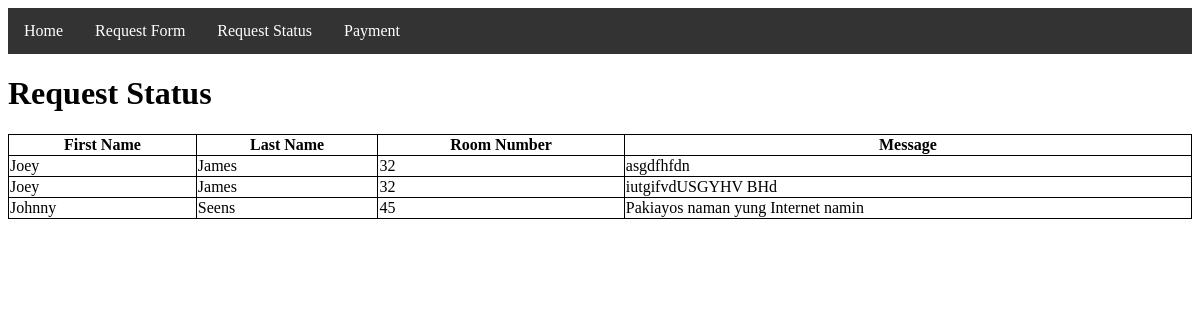
The page /status.php on the database its author committed.
### tables this page shows
CREATE TABLE `tenant_accounts` (
  `tenantID` int(11) NOT NULL AUTO_INCREMENT,
  `firstName` varchar(50) NOT NULL,
  `lastName` varchar(50) NOT NULL,
  `roomNumber` varchar(11) NOT NULL,
  PRIMARY KEY (`tenantID`)
);

CREATE TABLE `tenant_request` (
  `roomNumber` int(11) NOT NULL,
  `message` varchar(2000) NOT NULL
);

### status.php (the view, shortened to what this page needs)
<?php
include_once 'dbase.php';
$result = mysqli_query($conn, "SELECT tenant_accounts.firstname, tenant_accounts.lastName,tenant_accounts.roomNumber, tenant_request.message from tenant_accounts INNER JOIN tenant_request ON tenant_accounts.roomNumber = tenant_request.roomNumber;");
?>
<!DOCTYPE html>
<html>
<head>
</head>
<body>
<ul>
  <li><a class="active" href="index.html">Home</a></li>
  <li><a href="input.php">Request Form</a></li>
  <li><a href="status.php">Request Status</a></li>
  <li><a href="payment.php">Payment</a></li>
</ul>
<h1>Request Status</h1>
    <?php
    if (mysqli_num_rows($result) > 0){
    ?>
    <table style="width: 100%">
    <tr>
        <th>First Name</th>
		<th>Last Name</th>
        <th>Room Number</th>
		<th>Message</th>
    </tr>
	<?php
        while($row = mysqli_fetch_array($result)){
    ?>
	<form action="update.php">
    <tr>
		<td><?php echo $row["firstname"];?></input></td>
		<td><?php echo $row['lastName'];?></td>
		<td><?php echo $row["roomNumber"]; ?></td>
		<td><?php echo $row["message"];?></td>
	</form>
	<?php
    }
    ?>
    </table>
    <?php
    }
    else{
        echo "No result Found";
    }
    ?>
    </body>
</html>

### status.php (style rules this page uses)
table, th, td { border: 1px solid black; border-collapse: collapse; }
ul { list-style-type: none; margin: 0; padding: 0; overflow: hidden; background-color: #333; }
li { float: left; }
li a { display: block; color: white; text-align: center; padding: 14px 16px; text-decoration: none; }

### rows shown on the page
tenant_accounts: firstName "Joey", lastName "James", roomNumber "32", tenant_request.message "asgdfhfdn", tenant_request.message "iutgifvdUSGYHV BHd"
tenant_accounts: firstName "Johnny", lastName "Seens", roomNumber "45", tenant_request.message "Pakiayos naman yung Internet namin"
